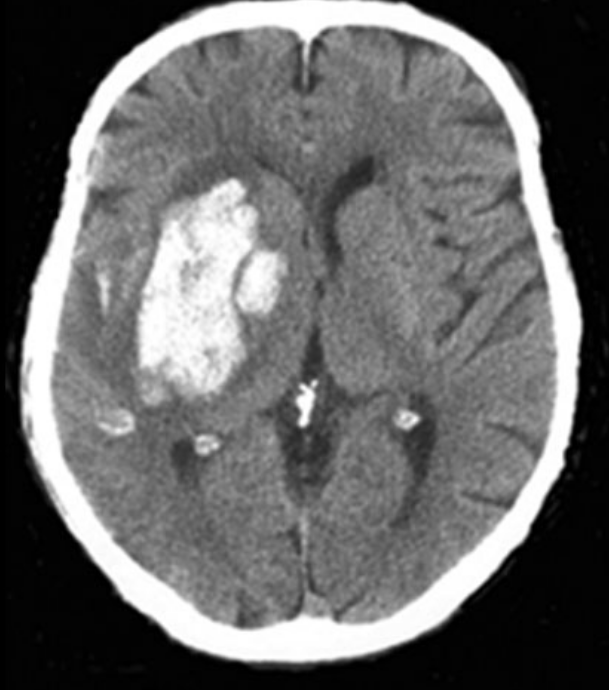
#> input picture images/004.png, 609 x 690 px, found by its file name
$ python main.py
#> lines starting #> are read from the running program, lines starting #| are printed output that depends on the picture; after the words box and inside, x2 and y2 are one past the last pixel; in counts of white or black regions, pixels touching at a corner belong together
### dwt_ich/__init__.py
import numpy as np
import matplotlib.pyplot as plt
import os
import cv2
import pywt
import pywt.data


# [22 lines left out: function ShowImage, not called in this run]


class ICH:

    def predict(self,img_path):
        """
        This function accpets image path and applies DWT and various Image Transformation to Segment the Brain Hemorrhage region from Brain CT Scan Image

        Input:
        img_path: Path of Image (Brain CT Image)

        Return:
        res: Resultance Image with hemorrhage Segmentation region

        """
        img = cv2.imread(img_path)
#> img is the input picture: shape (690, 609, 3); min 0, max 255, mean 104.8
        gray = cv2.cvtColor(img,cv2.COLOR_BGR2GRAY)
        #ShowImage('Brain MRI',gray,'gray')

        ret, thresh = cv2.threshold(gray,0,255,cv2.THRESH_OTSU)
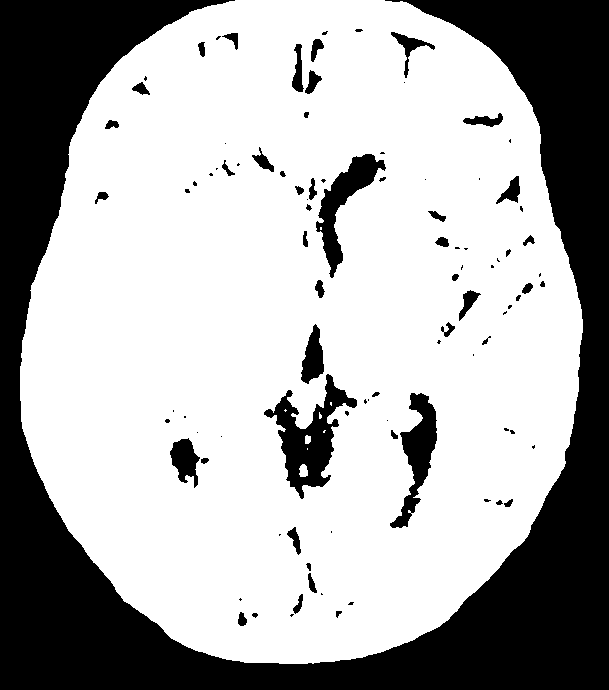
#> thresh: shape (690, 609); 67.8% white; 97 black regions (47 under 20 px), largest, box (x1, y1, x2, y2) and area: (0, 0, 609, 690) 119686, (264, 374, 357, 499) 4098, (316, 154, 386, 278) 2571
#> ret = 80
        #ShowImage('Thresholding image',thresh,'gray')

        ret, markers = cv2.connectedComponents(thresh)
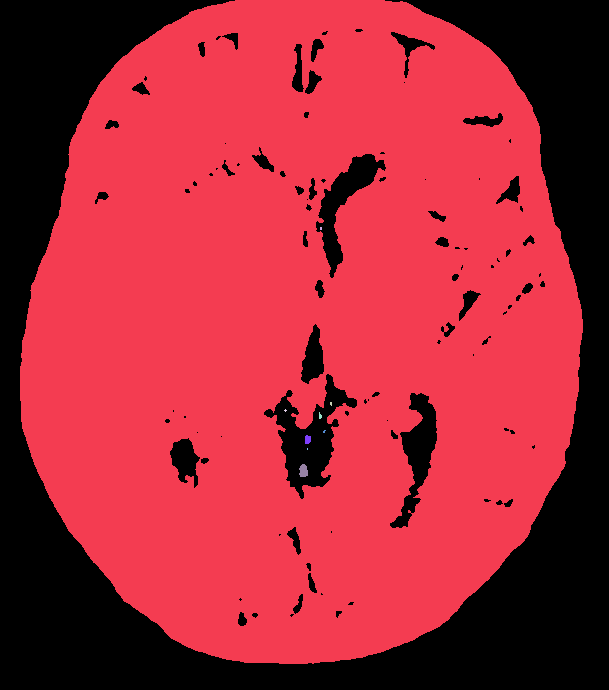
#> markers: shape (690, 609) int32; 10 distinct labels, from 0 to 9; one colour per label, 0 black
#> ret = 10

        #Get the area taken by each component. Ignore label 0 since this is the background.
        marker_area = [np.sum(markers==m) for m in range(np.max(markers)) if m!=0]
#> marker_area = [284720, 6, 7, 5, 15, 6, 47, 2]
        #Get label of largest component by area
        largest_component = np.argmax(marker_area)+1 #Add 1 since we dropped zero above
#> largest_component = 1
        #Get pixels which correspond to the brain
        brain_mask = markers==largest_component
#> brain_mask: shape (690, 609) bool; 67.8% white; 97 black regions (47 under 20 px), largest, box (x1, y1, x2, y2) and area: (0, 0, 609, 690) 119686, (264, 374, 357, 499) 4274, (316, 154, 386, 278) 2577

        brain_out = img.copy()
        #In a copy of the original image, clear those pixels that don't correspond to the brain
        brain_out[brain_mask==False] = (0,0,0)
        img = cv2.imread(img_path)
        gray = cv2.cvtColor(img,cv2.COLOR_BGR2GRAY)
        coeffs2 = pywt.dwt2(gray,'haar')
        LL, (LH, HL, HH) = coeffs2
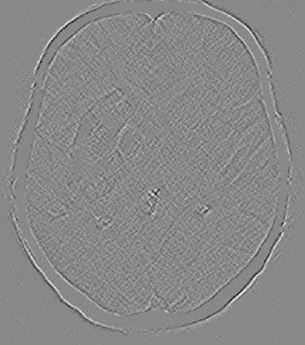
#> HH: shape (345, 305) float64; min -7.5, max 6.5, mean -0.00118; drawn with min black and max white
        ret, thresh = cv2.threshold(gray,0,255,cv2.THRESH_BINARY_INV+cv2.THRESH_OTSU)
#> ret = 80


        # noise removal
        kernel = np.ones((3,3),np.uint8)
        opening = cv2.morphologyEx(thresh,cv2.MORPH_OPEN,kernel, iterations = 2)
#> opening: shape (690, 609); 31.6% white; 36 white regions, largest, box (x1, y1, x2, y2) and area: (0, 0, 609, 690) 119626, (275, 375, 357, 492) 3812, (319, 154, 384, 272) 2461

        # sure background area
        sure_bg = cv2.dilate(opening,kernel,iterations=3)
#> sure_bg: shape (690, 609); 35.6% white; 28 white regions, largest, box (x1, y1, x2, y2) and area: (0, 0, 609, 690) 126444, (263, 324, 360, 495) 7193, (307, 151, 387, 275) 3793

        # Finding sure foreground area
        dist_transform = cv2.distanceTransform(opening,cv2.DIST_L2,5)
        ret, sure_fg = cv2.threshold(dist_transform,0.7*dist_transform.max(),255,0)
#> sure_fg: shape (690, 609) float32; 1.1% white; 4 white regions, box (x1, y1, x2, y2) and area: (540, 617, 609, 690) 2542, (0, 627, 53, 690) 1585, (0, 0, 21, 27) 288, (599, 0, 609, 13) 73
#> ret = 113.2

        # Finding unknown region
        sure_fg = np.uint8(sure_fg)
        unknown = cv2.subtract(sure_bg,sure_fg)
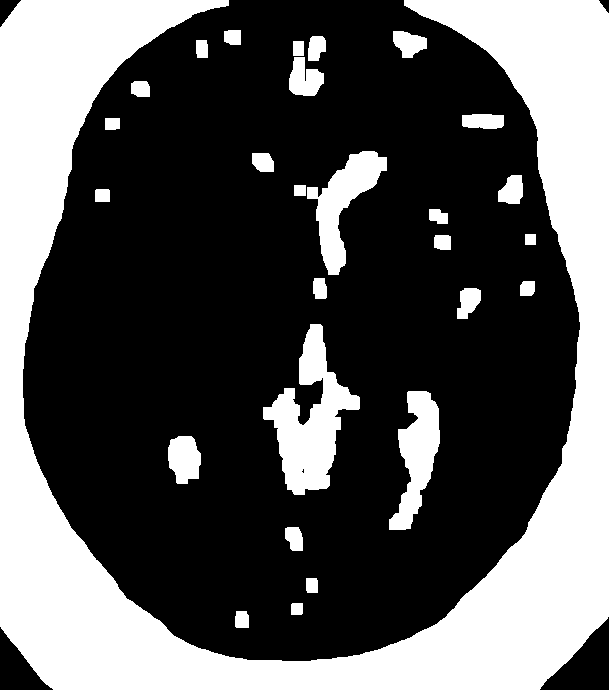
#> unknown: shape (690, 609); 34.6% white; 28 white regions, largest, box (x1, y1, x2, y2) and area: (0, 0, 609, 690) 121956, (263, 324, 360, 495) 7193, (307, 151, 387, 275) 3793

        # Marker labelling
        ret, markers = cv2.connectedComponents(sure_fg)
#> markers: shape (690, 609) int32; 5 distinct labels, from 0 to 4
#> ret = 5

        # Add one to all labels so that sure background is not 0, but 1
        markers = markers+1
#> markers: shape (690, 609) int32; 5 distinct labels, from 1 to 5


        # Now, mark the region of unknown with zero
        markers[unknown==255] = 0
#> markers: shape (690, 609) int32; 6 distinct labels, from 0 to 5
        markers = cv2.watershed(img,markers)
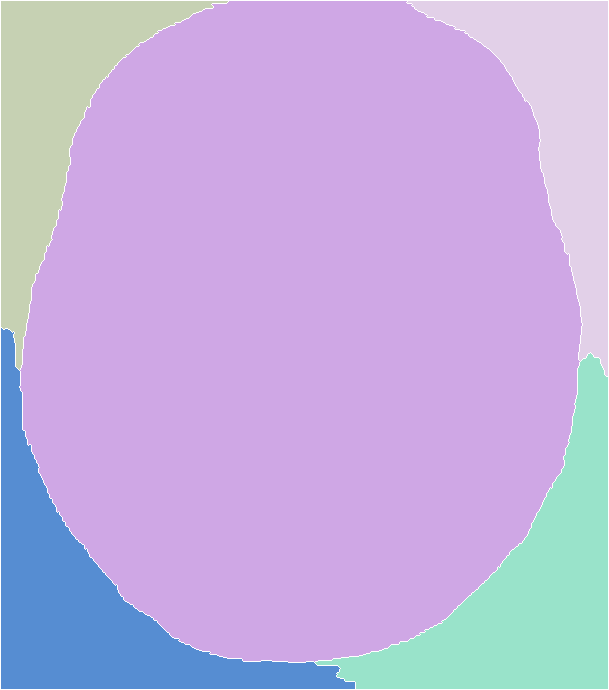
#> markers: shape (690, 609) int32; 6 distinct labels, from -1 to 5; one colour per label, 0 black, -1 white
        img[markers == -1] = [255,0,0]
#> img: shape (690, 609, 3); 1.06% of pixels changed, all inside (x1, y1, x2, y2) = (0, 0, 609, 690)

        res = cv2.cvtColor(img,cv2.COLOR_HSV2RGB)
        ret, thresh = cv2.threshold(res,160,255,cv2.THRESH_BINARY)
#> thresh: shape (690, 609, 3)
        hsv = cv2.cvtColor(thresh,cv2.COLOR_BGR2HSV)
#> hsv: shape (690, 609, 3); mean H, S, V 13, 46.6, 46.6
        lower_range = np.array([120,255,255])
        upper_range = np.array([130,255,255])
        mask_r = cv2.inRange(hsv,lower_range,upper_range)
#> mask_r: shape (690, 609); 2.8% white; 184 white regions (145 under 20 px), largest, box (x1, y1, x2, y2) and area: (50, 24, 558, 630) 4002, (137, 179, 287, 399) 3289, (180, 260, 209, 293) 443
        r,g,b = cv2.split(thresh)
#> r: shape (690, 609); 4.1% white; 108 white regions (66 under 20 px), largest, box (x1, y1, x2, y2) and area: (137, 179, 287, 399) 5573, (50, 24, 558, 631) 5366, (179, 254, 216, 299) 749
#> g: shape (690, 609); 15.4% white; 16 white regions (7 under 20 px), largest, box (x1, y1, x2, y2) and area: (23, 1, 581, 661) 47872, (139, 180, 256, 392) 14489, (237, 252, 278, 312) 1709
#> b: shape (690, 609); every value is 0
        kernel = np.ones((5,5),np.uint8)
        opening = cv2.morphologyEx(r, cv2.MORPH_OPEN, kernel)
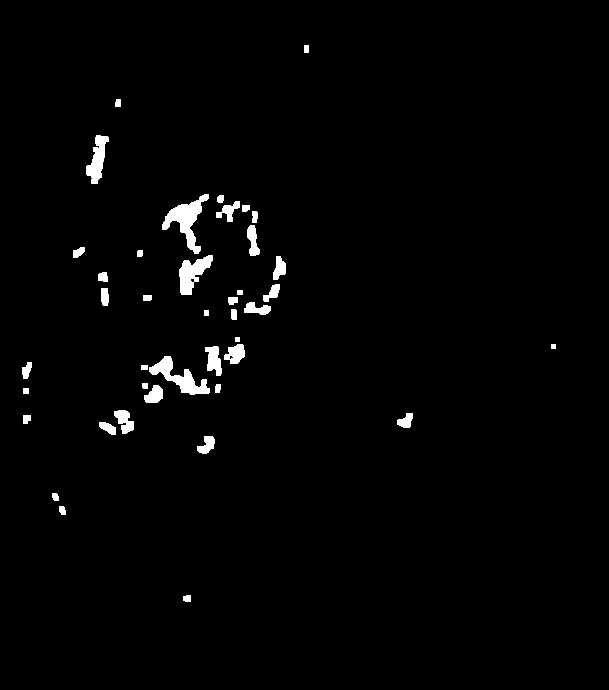
#> opening: shape (690, 609); 1.7% white; 41 white regions
        contours, hierarchy = cv2.findContours(opening, cv2.RETR_TREE, cv2.CHAIN_APPROX_SIMPLE)
#> contours = 43 contours, 4 with area under 20; largest, box (x1, y1, x2, y2) and area: (162, 194, 209, 254) 902, (149, 356, 210, 395) 766, (179, 255, 213, 295) 654, (86, 135, 109, 184) 517, (205, 346, 222, 376) 292
        cv2.drawContours(res, contours, -1, (255,255,0), 3)
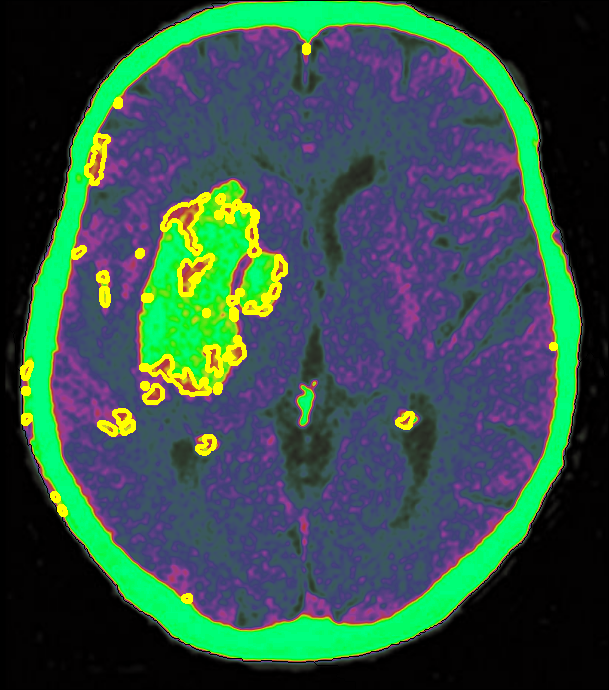
#> res: shape (690, 609, 3); mean R, G, B 51.4, 81.7, 73.8

        return res


### main.py
import dwt_ich
import matplotlib.pyplot as plt

img_p =  r'D:\Projects\AI Projects\ICH-DWT\004.png'

brain = dwt_ich.ICH()
res = brain.predict(img_p)
plt.imshow(res,cmap='gray')
plt.show()

$ run again, with images/000.png copied over images/004.png
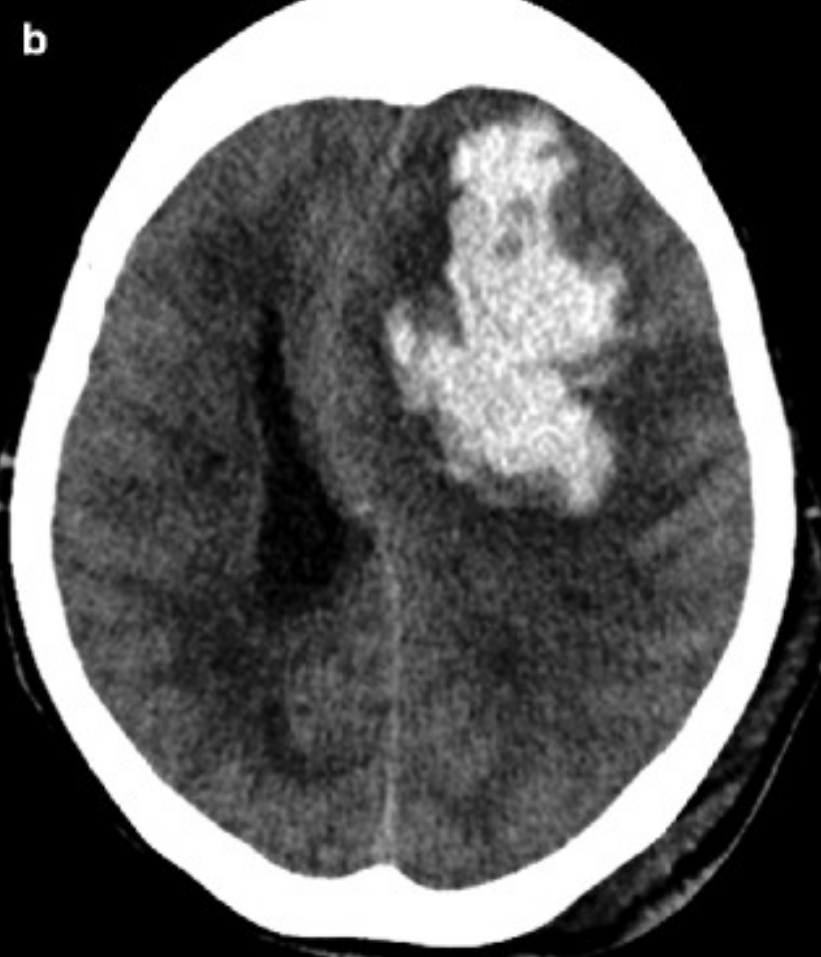
#> input picture images/000.png, 821 x 957 px, found by its file name
#> in predict, img is the input picture: shape (957, 821, 3); min 0, max 255, mean 93.8
#> in predict, `ret, thresh = cv2.threshold(gray,0,255,cv2.THRESH_OTSU)`:
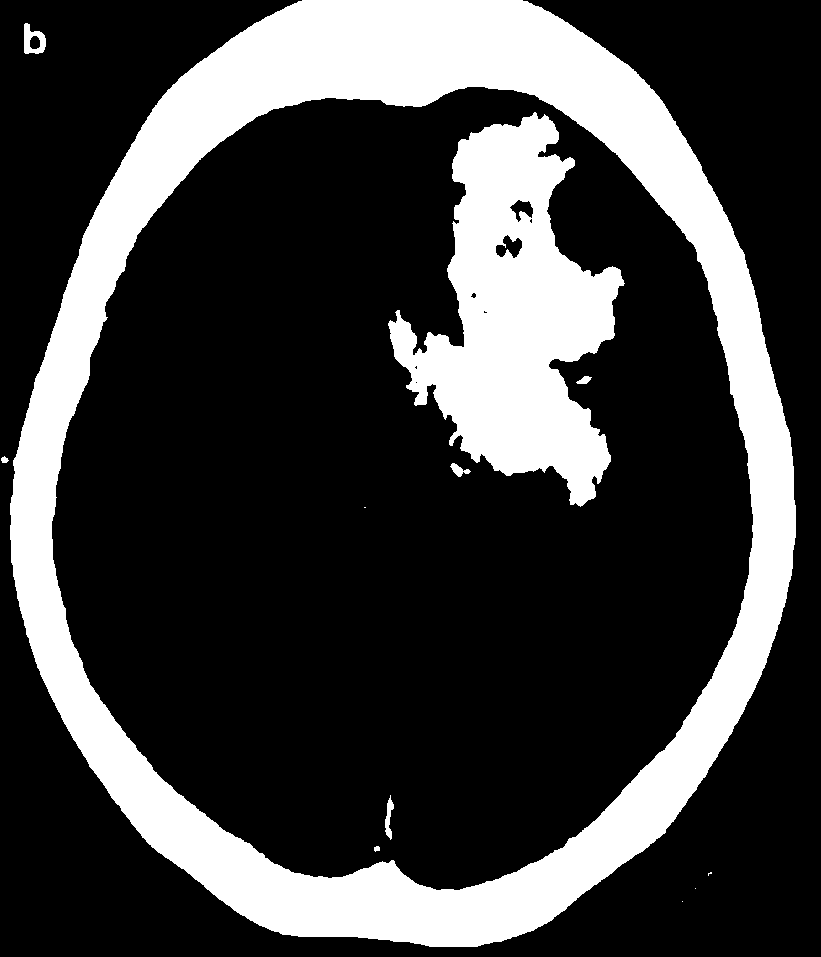
#> thresh: shape (957, 821); 24.9% white; 12 white regions (4 under 20 px), largest, box (x1, y1, x2, y2) and area: (10, 0, 796, 947) 148223, (388, 112, 625, 507) 46549, (24, 23, 46, 54) 397
#> in predict, `ret, thresh = cv2.threshold(gray,0,255,cv2.THRESH_OTSU)`: ret = 141
#> in predict, `ret, markers = cv2.connectedComponents(thresh)`: ret = 13
#> marker_area = [148223, 397, 46549, 78, 38, 134, 2, 201, 28, 8, 1]
#> largest_component = 1
#> brain_mask: shape (957, 821) bool; 18.9% white; 1 white region, box (x1, y1, x2, y2) and area: (10, 0, 796, 947) 148223
#> in predict, `ret, thresh = cv2.threshold(gray,0,255,cv2.THRESH_BINARY_INV+cv2.THRES..`: ret = 141
#> sure_bg: shape (957, 821); 78.3% white; 3 black regions (1 under 20 px), largest, box (x1, y1, x2, y2) and area: (13, 0, 793, 944) 129294, (392, 119, 620, 502) 40889
#> in predict, `ret, sure_fg = cv2.threshold(dist_transform,0.7*dist_transform.max(),2..`: ret = 130.8
#> unknown: shape (957, 821); 72.8% white; 7 black regions (1 under 20 px), largest, box (x1, y1, x2, y2) and area: (13, 0, 793, 944) 129294, (392, 119, 620, 502) 40889, (182, 287, 580, 725) 36308, (750, 0, 821, 107) 3611, (0, 868, 79, 957) 3220, (813, 946, 821, 957) 48
#> in predict, `ret, markers = cv2.connectedComponents(sure_fg)`: ret = 5
#> img: shape (957, 821, 3); 1.2% of pixels changed, all inside (x1, y1, x2, y2) = (0, 0, 821, 957)
#> hsv: shape (957, 821, 3); mean H, S, V 16.5, 60.3, 60.3
#> mask_r: shape (957, 821); 3.1% white; 699 white regions (664 under 20 px), largest, box (x1, y1, x2, y2) and area: (416, 118, 622, 502) 19189, (392, 322, 416, 366) 413, (535, 283, 551, 306) 204
#> r: shape (957, 821); 4.7% white; 346 white regions (257 under 20 px), largest, box (x1, y1, x2, y2) and area: (416, 118, 622, 502) 30522, (392, 322, 416, 366) 615, (48, 128, 142, 347) 301
#> g: shape (957, 821); 20.6% white; 31 white regions (10 under 20 px), largest, box (x1, y1, x2, y2) and area: (11, 1, 795, 946) 140538, (473, 241, 614, 469) 12878, (458, 127, 559, 252) 5059
#> b: shape (957, 821); every value is 0
#> contours = 69 contours, 27 with area under 20; largest, box (x1, y1, x2, y2) and area: (418, 157, 613, 502) 26793, (527, 389, 580, 432) 928, (501, 120, 557, 166) 864, (493, 226, 524, 263) 748, (506, 196, 536, 227) 562
#> in predict, `cv2.drawContours(res, contours, -1, (255,255,0), 3)`:
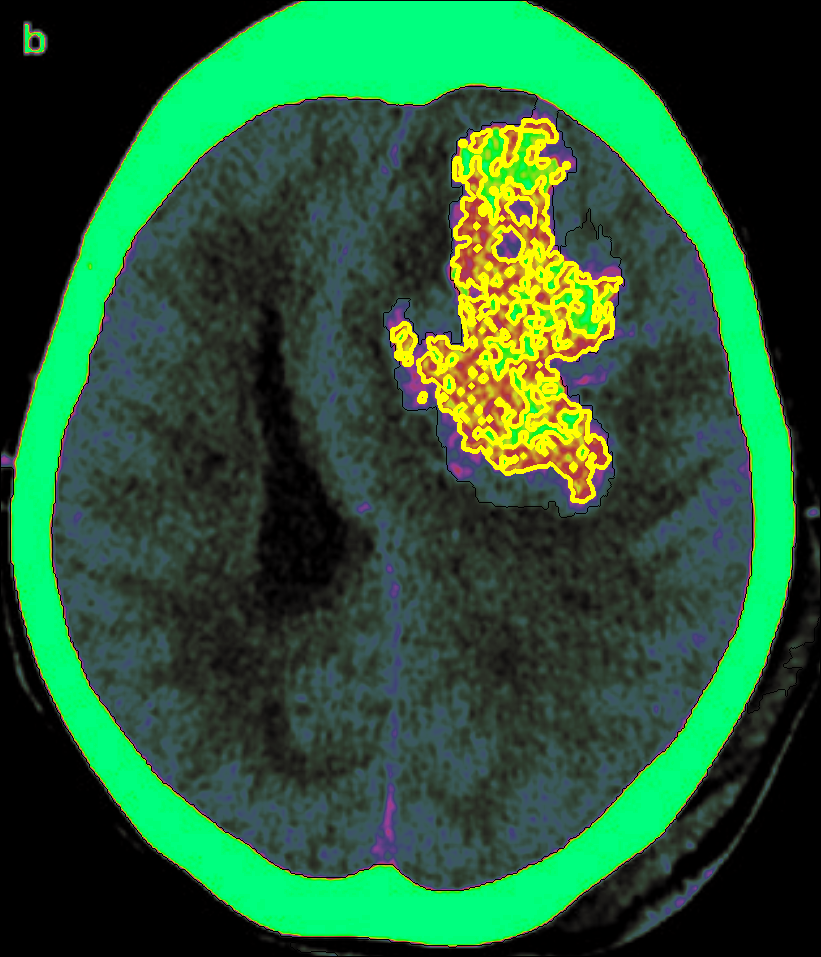
#> res: shape (957, 821, 3); mean R, G, B 39.2, 89.8, 53.5
